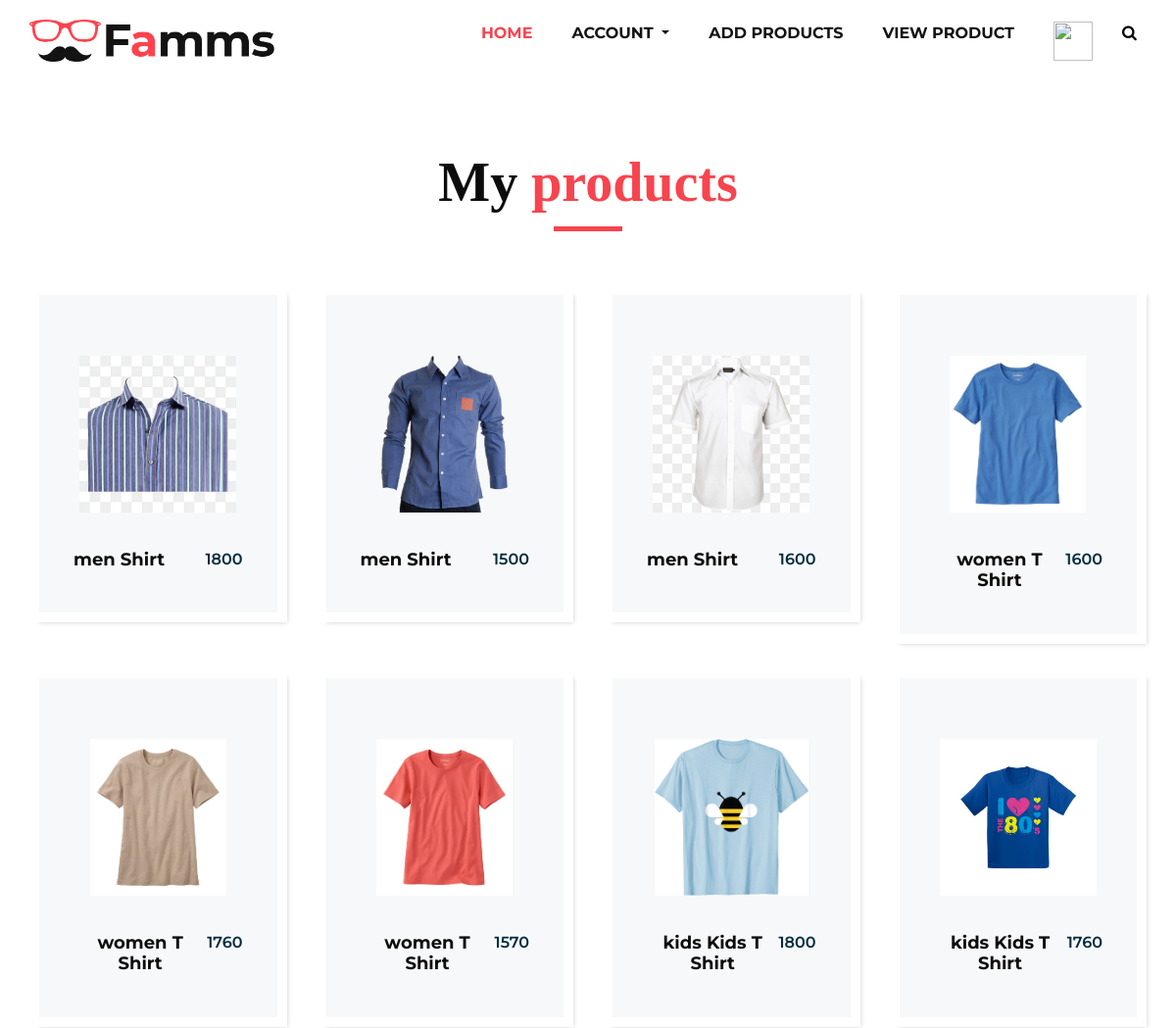
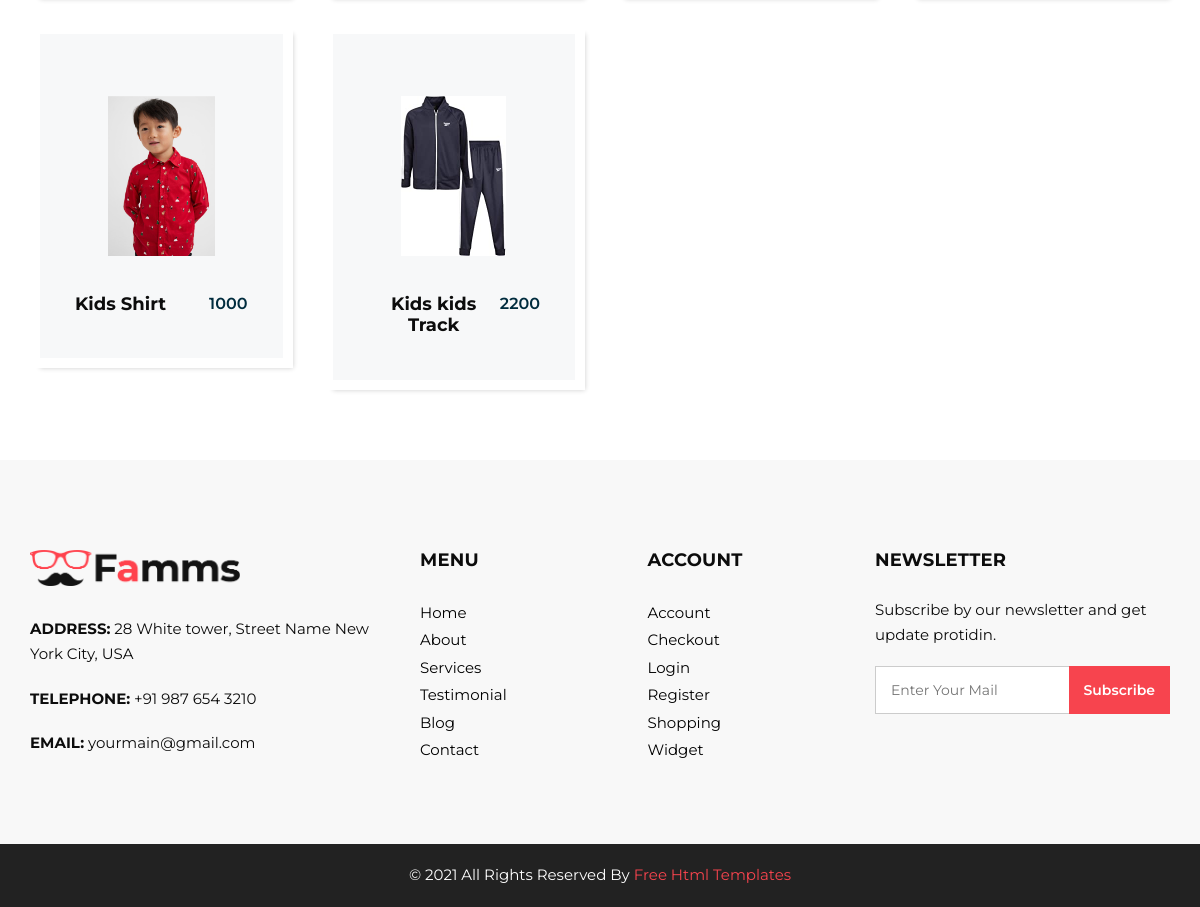
Page /seller_view_product/ (signed in) on the committed database (2 pictures, top to bottom).
### myapp/models.py (models this page shows, shortened)
class Product(models.Model):
	CHOICES1=(
			("men","men"),
			("women","women"),
			("kids","kids"),
		)
	CHOICES2=(
			("s","s"),
			("m","m"),
			("l","l"),
			("xl","xl"),
		)
	seller=models.ForeignKey(User,on_delete=models.CASCADE)
	product_category=models.CharField(max_length=100,choices=CHOICES1)
	product_type=models.CharField(max_length=100)
	product_size=models.CharField(max_length=100,choices=CHOICES2)
	product_price=models.PositiveSmallIntegerField()
	product_desc=models.TextField()
	product_image=models.ImageField(upload_to="product_image/")

### myapp/views.py (the view)
# urls.py: path('seller_view_product/',views.seller_view_product,name='seller_view_product'),
def seller_view_product(request):
	seller=User.objects.get(email=request.session['email'])
	products=Product.objects.filter(seller=seller)
	return render(request,'seller_view_product.html',{'products':products})

### myapp/templates/seller_view_product.html (shortened to what this page needs)
{% extends 'seller_header.html' %}
{% load static %}
{% block content %}
<!DOCTYPE html>
<html>
   <head>
   </head>
   <body class="sub_page">
      <section class="product_section layout_padding">
         <div class="container">
            <div class="heading_container heading_center">
               <h2>
                  My <span>products</span>
               </h2>
            </div>
            <div class="row">
               {% for i in products %}
               <div class="col-sm-6 col-md-4 col-lg-3">
                  <div class="box">
                     <div class="img-box">
                        <img src="{{i.product_image.url}}"  alt="">
                     </div>
                     <div class="detail-box">
                        <h5>
                           {{i.product_category}} {{i.product_type}}
                        </h5>
                        <h6>
                           {{i.product_price}}
                        </h6>
                     </div>
                  </div>
               </div>
               {% endfor %}
            </div>
        </section>
   </body>
</html>
{% endblock %}

### myapp/static/css/style.css (style rules this page uses)
* { box-sizing: border-box; }
body { font-family: 'Montserrat', sans-serif; color: #0c0c0c; background-color: #ffffff; overflow-x: hidden; }
.layout_padding { padding: 70px 0; }
h1, h2 { font-family: 'Playfair Display', serif; }
.heading_container { display: -webkit-box; display: -ms-flexbox; display: flex; -webkit-box-orient: vertical; -webkit-box-direction: normal; -ms-flex-direction: column; flex-direction: column; -webkit-box-align: start; -ms-flex-align: start; align-items: flex-start; }
.heading_container h2 { position: relative; margin-bottom: 0; font-size: 3.5rem; font-weight: bold; }
.heading_container h2::after { content: ""; display: block; width: 70px; height: 5px; background: #f7444e; margin: 10px auto 10px; }
.heading_container h2 span { color: #f7444e; }
.heading_container.heading_center { -webkit-box-align: center; -ms-flex-align: center; align-items: center; text-align: center; }
.product_section .heading_container { margin-bottom: 20px; }
.product_section .box { position: relative; margin-top: 25px; padding: 35px 35px; background-color: #f7f8f9; -webkit-transition: all .3s; transition: all .3s; overflow: hidden; box-shadow: 5px 5px 5px -5px rgba(0,0,0,.2); border: solid #fff 10px; }
.product_section .box .img-box { display: -webkit-box; display: -ms-flexbox; display: flex; -webkit-box-pack: center; -ms-flex-pack: center; justify-content: center; -webkit-box-align: center; -ms-flex-align: center; align-items: center; height: 215px; }
.product_section .box .img-box img { max-width: 100%; max-height: 160px; -webkit-transition: all .3s; transition: all .3s; }
.product_section .box .detail-box { text-align: center; display: -webkit-box; display: -ms-flexbox; display: flex; -webkit-box-pack: justify; -ms-flex-pack: justify; justify-content: space-between; }
.product_section .box .detail-box h5 { font-size: 18px; margin-top: 10px; }
.product_section .box .detail-box h6 { margin-top: 10px; color: #002c3e; font-weight: 600; }
.detail-box h5 { font-size: 21px; font-weight: 700; }

### myapp/static/css/responsive.css (style rules this page uses)
@media (min-width: 1200px) { .container { max-width: 1170px; } }

### rows in the picture
Product: product_image (picture), product_category "men", product_type "Shirt", product_price "1800"
Product: product_image (picture), product_category "men", product_type "Shirt", product_price "1500"
Product: product_image (picture), product_category "men", product_type "Shirt", product_price "1600"
Product: product_image (picture), product_category "women", product_type "T Shirt", product_price "1600"
Product: product_image (picture), product_category "women", product_type "T Shirt", product_price "1760"
Product: product_image (picture), product_category "women", product_type "T Shirt", product_price "1570"
Product: product_image (picture), product_category "kids", product_type "Kids T Shirt", product_price "1800"
Product: product_image (picture), product_category "kids", product_type "Kids T Shirt", product_price "1760"
Product: product_image (picture), product_category "Kids", product_type "Shirt", product_price "1000"
Product: product_image (picture), product_category "Kids", product_type "kids Track", product_price "2200"
